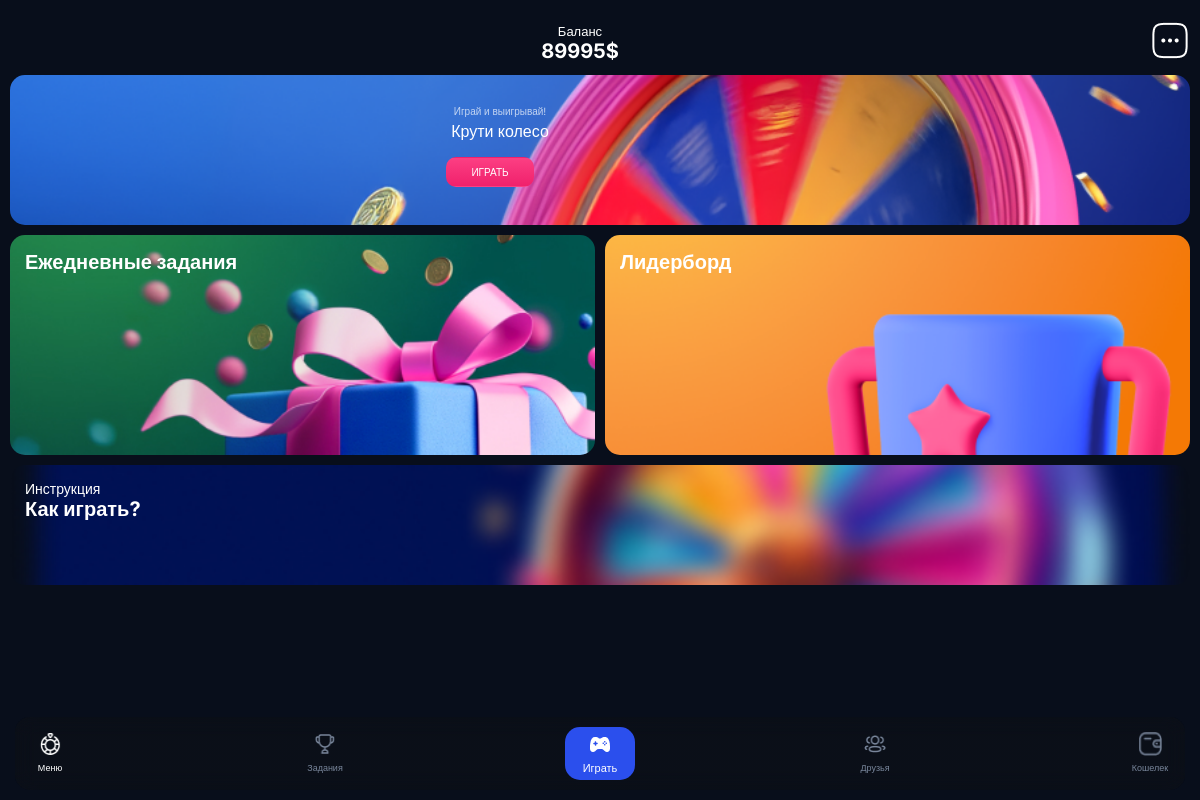
/ (signed in), run on an earlier commit of the app's database.
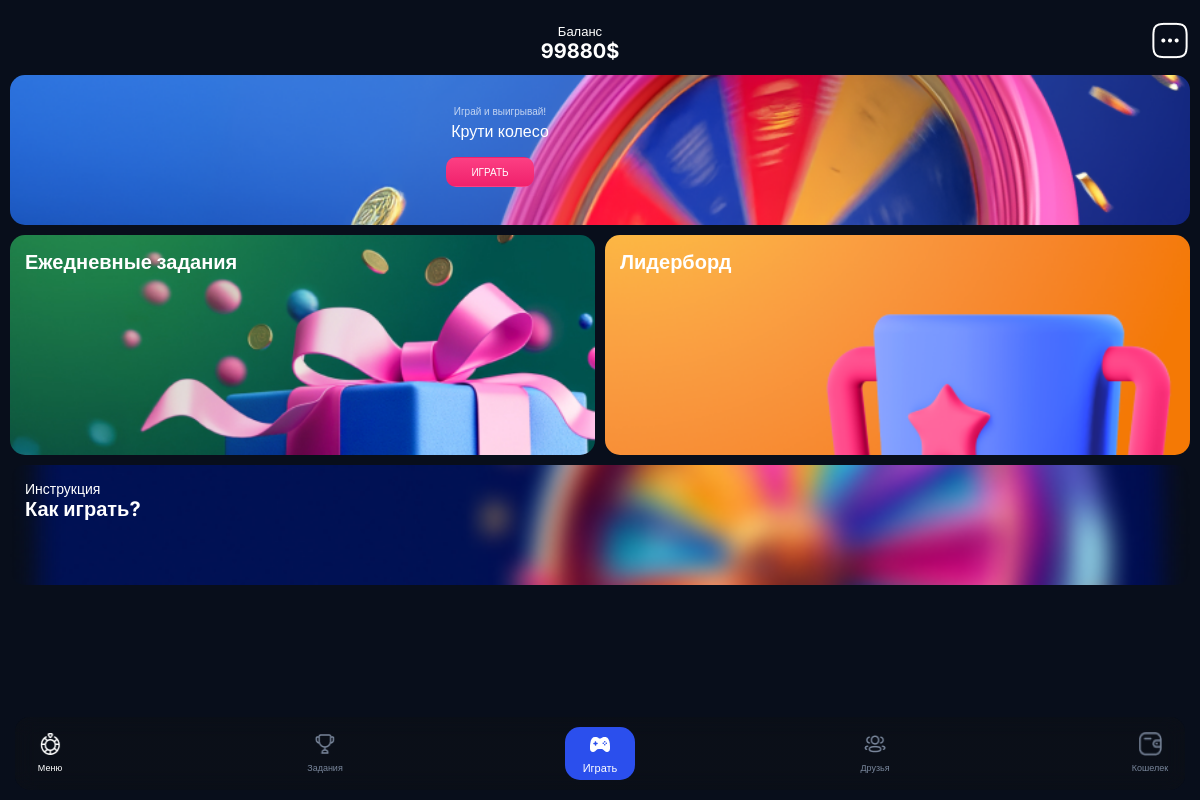
And on a later commit of the database.
### web/auth.py (models this page shows, shortened)
class User(UserMixin, db.Model):
    id = db.Column(db.Integer(), primary_key=True)
    username = db.Column(db.String(128), nullable=False, unique=True)
    cash = db.Column(db.Integer(), nullable=False, default=100000)
    withdrawal_balance = db.Column(db.Float(), nullable=False, default=0)
    total_earned = db.Column(db.Integer(), nullable=False, default=0)
    freespins = db.Column(db.Integer(), nullable=False, default=0)
    telegram_id = db.Column(db.Integer(), nullable=False)
    token_hash = db.Column(db.String(128), nullable=False)
    created_on = db.Column(db.DateTime(), default=datetime.utcnow)
    last_daily_reward = db.Column(db.DateTime, nullable=True)
    claimed_daily_rewards = db.Column(db.String(255), default='')
    email = db.Column(db.String(120), unique=True, nullable=True)
    withdrawals = db.relationship('Withdrawal', back_populates='user_relation', lazy=True)
    referrer_id = db.Column(db.Integer, db.ForeignKey('user.id'), nullable=True)
    referral_code = db.Column(db.String(10), unique=True, nullable=False)
    referral_earnings = db.Column(db.Float, default=0.0)
    referrals = db.relationship('User', backref=db.backref('referrer', remote_side=[id]))

### web/routes.py (the view)
@main_bp.route("/")
def index():
    return render_template("index.html", title="Spin2Win")

### web/auth.py (called while the page is built)
@login_manager.user_loader
def load_user(id):
    return db.session.query(User).get(id)

### web/templates/index.html (shortened to what this page needs)
<!DOCTYPE html>
<html lang="en">
<head>
    <link rel="stylesheet" href="{{ url_for('static', filename='css/menu.css') }}" />
    <link rel="stylesheet" href="{{ url_for('static', filename='css/navbar.css') }}" />
</head>
<body>
    <div class="container">
        <ul class="header">
            <li style="display: flex; flex-direction: column; align-items: center">
                <span class="header_balance">Баланс</span>
                <p class="header_price">{{current_user.cash}}$</p>
            </li>
            <li>
                <button class="header_btn">
                    <img src="{{ url_for('static', filename='assets/menu-dots-square-svgrepo-com 1.png') }}" alt="" />
                </button>
            </li>
        </ul>
        <div class="menu_buttons">
            <div class="wallet_btn play_btn">
                <img src="{{ url_for('static', filename='assets/battle-mode-bg.png') }}" alt="" class="background-image" />
                <div class="content-wrapper">
                    <p>Играй и выигрывай!</p>
                    <h1>Крути колесо</h1>
                    <button onclick="window.location.href='{{ url_for('main.game') }}'">ИГРАТЬ</button>
                </div>
            </div>
            <div class="menu_row_btns">
                <button class="row_btn" onclick="window.location.href='{{ url_for('main.tasks') }}'">
                    <img src="{{ url_for('static', filename='assets/rewards-bg.jpg') }}" alt="" class="background-image" />
                    <div class="content-wrapper">
                        <h1>Ежедневные задания</h1>
                    </div>
                </button>
                <button class="row_btn" onclick="window.location.href='{{ url_for('main.leaderboard') }}'">
                    <img src="{{ url_for('static', filename='assets/leaderboard-bg.png') }}" alt="" class="background-image" />
                    <div class="content-wrapper">
                        <h1>Лидерборд</h1>
                    </div>
                </button>
            </div>
            <button class="how_to_play">
                <img src="{{ url_for('static', filename='assets/howto-bg.png') }}" alt="" class="background-image" />
                <div class="content-wrapper">
                    <p>Инструкция</p>
                    <h1>Как играть?</h1>
                </div>
            </button>
        </div>
    </div>
    <header>
        <nav class="navbar">
            <a href="{{ url_for('main.index') }}" data-page="index">
                <i><img src="{{ url_for('static', filename='assets/navbar_menu.png') }}" alt="Меню" /></i>
                <span>Меню</span>
            </a>
            <a href="{{ url_for('main.tasks') }}" data-page="tasks">
                <i><img src="{{ url_for('static', filename='assets/navbar_trophy.png') }}" alt="Задания" /></i>
                <span>Задания</span>
            </a>
            <a href="{{ url_for('main.game') }}" class="middle" data-page="game">
                <i><img src="{{ url_for('static', filename='assets/navbar_gamepad.png') }}" alt="Играть" /></i>
                <span>Играть</span>
            </a>
            <a href="{{ url_for('main.friends') }}" data-page="friends">
                <i><img src="{{ url_for('static', filename='assets/navbar_user.png') }}" alt="Друзья" /></i>
                <span>Друзья</span>
            </a>
            <a href="{{ url_for('main.wallet') }}" data-page="wallet">
                <i><img src="{{ url_for('static', filename='assets/navbar_wallet.png') }}" alt="Кошелек" /></i>
                <span>Кошелек</span>
            </a>
        </nav>
    </header>
</body>
</html>

What changed in the data, as far as the page shows it:
changed User: cash "89995" → "99880"
